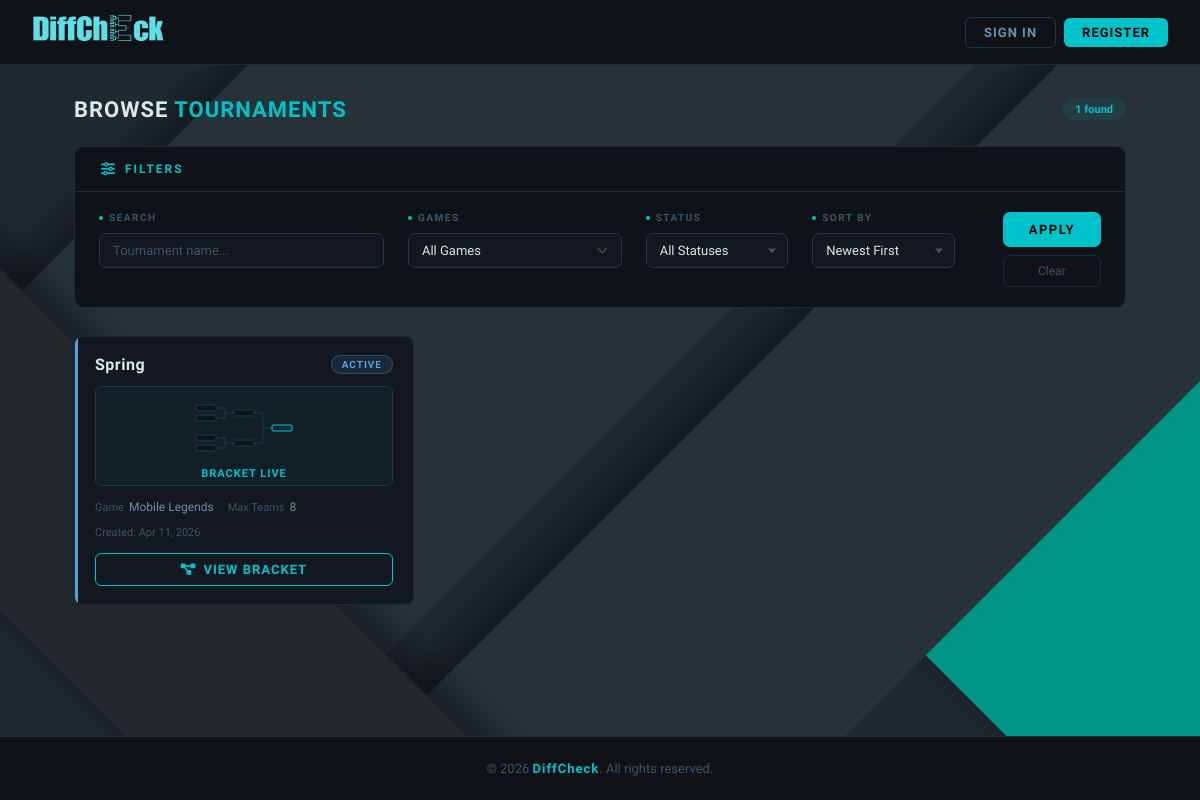
/tournaments.php, run on the app's committed database.
### tables this page shows
CREATE TABLE `tournaments` (
  `id` int(11) NOT NULL,
  `organizer_id` int(11) NOT NULL,
  `name` varchar(100) NOT NULL,
  `game` enum('Mobile Legends','Wild Rift','Honor of Kings','Valorant') NOT NULL,
  `max_teams` int(11) NOT NULL CHECK (`max_teams` <= 16),
  `created_at` timestamp NOT NULL DEFAULT current_timestamp(),
  `is_deleted` tinyint(1) DEFAULT 0,
  `status` enum('pending','active','completed') DEFAULT 'pending',
  `description` varchar(300) DEFAULT ''
);

### tournaments.php (the view, shortened to what this page needs)
<?php
include('db.php');
$where_clauses = ["is_deleted=0"];
$order_by = "DESC";
$sql = "SELECT * FROM tournaments WHERE " . implode(' AND ', $where_clauses) . " ORDER BY created_at $order_by";
$result = mysqli_query($conn, $sql);
?>
<!DOCTYPE html>
<html lang="en">
<head>
    <link rel="stylesheet" href="https://cdnjs.cloudflare.com/ajax/libs/font-awesome/6.5.0/css/all.min.css">
</head>
<body>
<header class="topbar">
<div class="topbar-left">
    <a href="
        <?php
        $r = strtolower($_SESSION['role'] ?? '');
        if ($r === 'admin') echo 'admin_dashboard.php';
        elseif ($r === 'manager') echo 'manager_dashboard.php';
        elseif ($r === 'organizer') echo 'organizer_dashboard.php';
        else echo 'index.php';
        ?>
    ">
        <img src="pic/DiffcheckLogoNoBG.png" alt="DiffCheck Logo" class="logo-image">
    </a>
</div>
    <div class="topbar-right">
        <?php if (isset($_SESSION['first_name'])): ?>
        <div class="user-menu" id="userMenu">
            <div class="user-avatar" id="avatarBtn">
                <?php echo strtoupper(substr($_SESSION['first_name'], 0, 2)); ?>
            </div>
            <div class="user-dropdown">
                <div class="dropdown-header">
<div class="dropdown-name"><?php echo htmlspecialchars($_SESSION['first_name'] . ' ' . $_SESSION['last_name']); ?></div>
                    <div class="dropdown-role">
                        <?php
                            $role = strtolower($_SESSION['role'] ?? '');
                            if ($role == 'admin') echo 'System Admin';
                            elseif ($role == 'organizer') echo 'Tournament Organizer';
                            else echo 'Squad Manager';
                        ?>
                    </div>
                </div>
                <div class="dropdown-items">
                    <?php
                        $dash_link = 'manager_dashboard.php';
                        if ($role == 'admin') $dash_link = 'admin_dashboard.php';
                        if ($role == 'organizer') $dash_link = 'organizer_dashboard.php';
                    ?>
                    <a href="<?php echo $dash_link; ?>" class="dropdown-item">
                        <span class="di-icon"><i class="fa-solid fa-chart-line"></i></span> Dashboard
                    </a>
                    <div class="dropdown-divider"></div>
                    <a onclick="document.getElementById('signout-modal').classList.add('active')" class="dropdown-item logout" style="cursor:pointer;">
                        <span class="di-icon"><i class="fa-solid fa-right-from-bracket"></i></span> Sign Out
                    </a>
                </div>
            </div>
        </div>
        <?php else: ?>
        <div class="guest-actions">
            <a href="login.php" class="btn-login">Sign In</a>
            <a href="register.php" class="btn-register">Register</a>
        </div>
        <?php endif; ?>
    </div>
</header>
<div class="page">
    <div class="page-heading">
        <h1>Browse <span>Tournaments</span></h1>
        <div class="count-badge"><?php echo mysqli_num_rows($result); ?> found</div>
    </div>
    <div class="filter-panel">
        <div class="filter-header">
            <span class="filter-header-icon"><i class="fa-solid fa-sliders"></i></span>
            <span class="filter-header-text">Filters</span>
        </div>
        <form method="GET">
            <div class="filter-body">
                <div class="filter-group">
                    <label class="filter-label">Search</label>
                    <input class="filter-input" type="text" name="search" placeholder="Tournament name..."
                        value="<?php echo isset($_GET['search']) ? htmlspecialchars($_GET['search']) : ''; ?>">
                </div>
                <div class="filter-group">
                    <label class="filter-label">Games</label>
                    <div class="games-dropdown" id="gamesDropdown">
                        <div class="games-trigger" id="gamesTrigger">
                            <span id="gamesLabel">All Games</span>
                            <span class="games-arrow"><i class="fa-solid fa-chevron-down"></i></span>
                        </div>
                    </div>
                </div>
                <div class="filter-group">
                    <label class="filter-label">Status</label>
                    <div class="select-wrapper">
                        <select name="status" class="filter-select">
                            <option value="all">All Statuses</option>
                        </select>
                    </div>
                </div>
                <div class="filter-group">
                    <label class="filter-label">Sort By</label>
                    <div class="select-wrapper">
                        <select name="sort" class="filter-select">
                            <option value="newest" <?php if(isset($_GET['sort']) && $_GET['sort']=='newest') echo 'selected'; ?>>Newest First</option>
                        </select>
                    </div>
                </div>
                <div class="filter-actions">
                    <button type="submit" class="btn-apply">Apply</button>
                    <a href="tournaments.php" class="btn-clear">Clear</a>
                </div>
            </div>
        </form>
    </div>
    <div class="tournament-grid">
        <?php if (mysqli_num_rows($result) > 0): ?>
            <?php while ($t = mysqli_fetch_assoc($result)): ?>
                <div class="t-card status-<?php echo $t['status']; ?>">
                    <div class="t-card-top">
                        <div class="t-name"><?php echo htmlspecialchars($t['name']); ?></div>
                        <span class="status-chip chip-<?php echo $t['status']; ?>">
                            <?php echo strtoupper($t['status']); ?>
                        </span>
                    </div>
                    <?php if ($t['status'] === 'pending'): ?>
                        <div class="bracket-preview">
                            <svg viewBox="0 0 24 24" fill="none" stroke="currentColor" stroke-width="2" stroke-linecap="round" stroke-linejoin="round"><rect x="3" y="3" width="18" height="18" rx="2" ry="2" stroke-dasharray="4 4"></rect></svg>
                            <span class="bp-text">Awaiting Bracket</span>
                        </div>
                    <?php else: ?>
                        <div class="bracket-preview generated" style="padding-top: 10px; height: 100px;">
                            <span class="bp-text">BRACKET LIVE</span>
                        </div>
                    <?php endif; ?>
                    <div class="t-meta">
                        <div class="t-meta-item"><span class="lbl">Game</span><?php echo htmlspecialchars($t['game']); ?></div>
                        <div class="t-meta-item"><span class="lbl">Max Teams</span><?php echo $t['max_teams']; ?></div>
                    </div>
                    <div class="t-date">Created: <?php echo date("M j, Y", strtotime($t['created_at'])); ?></div>
                    <form action="view_tournament.php" method="GET">
                        <?php if ($t['status'] === 'pending'): ?>
                            <button type="submit" class="btn-view register"><i class="fa-solid fa-plus"></i> View &amp; Register</button>
                        <?php else: ?>
                            <button type="submit" class="btn-view"><i class="fa-solid fa-diagram-project"></i> View Bracket</button>
                        <?php endif; ?>
                    </form>
                </div>
            <?php endwhile; ?>
        <?php endif; ?>
    </div>
</div>
<footer style="text-align: center; padding: 24px; border-top: 1px solid #1e2a38; color: #3d5468; font-size: 13px; font-weight: 500; background: #0f1318; margin-top: auto; flex-shrink: 0;">
    &copy; 2026 <span style="color: #00c2cb; font-weight: 700; font-family: 'Rajdhani', sans-serif; letter-spacing: 1px;">DiffCheck</span>. All rights reserved.
</footer>
</body>
</html>

### data on the page
tournaments: name "Spring", status "ACTIVE", shows "BRACKET LIVE", game "Mobile Legends", max_teams "8", created_at "Apr 11, 2026", shows "VIEW BRACKET"

### other printed values
mysqli_num_rows($result) "1"
